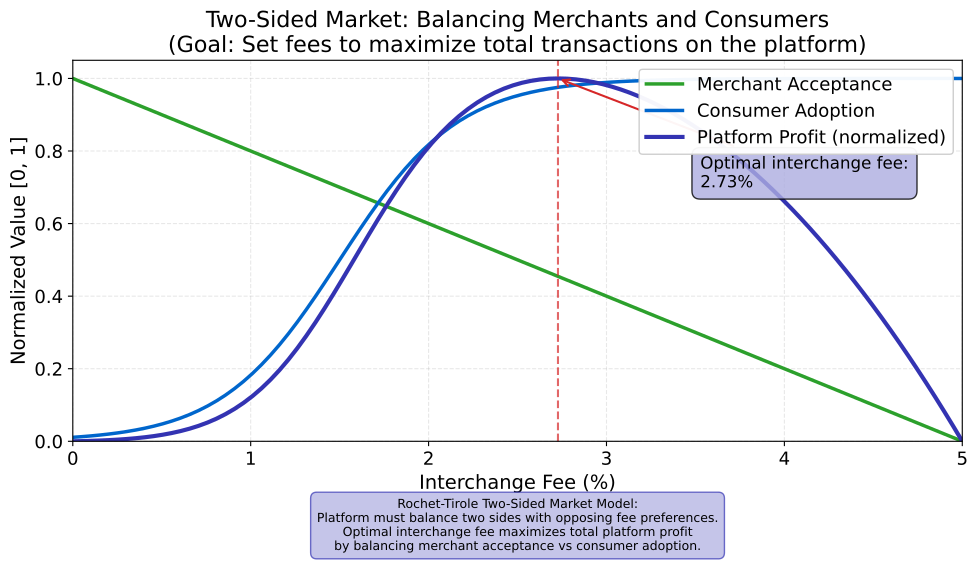

This chart was generated by the following Python code:
r"""Two-Sided Market: Interchange Fee Optimization

This chart demonstrates the Rochet-Tirole two-sided market model applied to
payment systems. It shows how the platform balances merchant acceptance and
consumer adoption through interchange fee optimization to maximize transaction
volume and profit.

Economic Model: Rochet-Tirole Two-Sided Pricing
- Price constraint: $p_B + p_S = c + m$ where $p_B$ = buyer price, $p_S$ = seller price
- Platform profit: $\pi = (p_B + p_S - c) \cdot Q(p_B, p_S)$
- Optimal interchange fee $f^*$ balances: $\frac{\partial Q}{\partial p_B} = -\frac{\partial Q}{\partial p_S}$
- Network effects: $Q = D_B(p_B) \cdot D_S(p_S)$ (both sides must participate)

Citation: Rochet & Tirole (2003) - Platform Competition in Two-Sided Markets
"""
import matplotlib.pyplot as plt
import numpy as np
from pathlib import Path

np.random.seed(42)

plt.rcParams.update({
    'font.size': 14, 'axes.labelsize': 14, 'axes.titlesize': 16,
    'xtick.labelsize': 13, 'ytick.labelsize': 13, 'legend.fontsize': 13,
    'figure.figsize': (10, 6), 'figure.dpi': 150
})

MLPURPLE = '#3333B2'
MLBLUE = '#0066CC'
MLORANGE = '#FF7F0E'
MLGREEN = '#2CA02C'
MLRED = '#D62728'
MLLAVENDER = '#ADADE0'

# Simulation parameters
f = np.linspace(0, 5, 100)  # Interchange fee from 0% to 5%

# Merchant acceptance: declines linearly with fee
merchant_acceptance = np.maximum(0, 1 - f/5)

# Consumer adoption: sigmoid function (higher fee = more rewards = more adoption)
consumer_adoption = 1 / (1 + np.exp(-3*(f - 1.5)))

# Transaction volume
transaction_volume = merchant_acceptance * consumer_adoption * 1000

# Platform profit
platform_profit = (f/100) * transaction_volume

# Find optimal interchange fee
optimal_idx = np.argmax(platform_profit)
optimal_fee = f[optimal_idx]
optimal_profit = platform_profit[optimal_idx]

# Create plot with normalized values
fig, ax1 = plt.subplots()

# Normalize profit for comparison
profit_normalized = platform_profit / np.max(platform_profit)

# Plot all three curves on same scale
ax1.plot(f, merchant_acceptance, label='Merchant Acceptance',
         color=MLGREEN, linewidth=2.5)
ax1.plot(f, consumer_adoption, label='Consumer Adoption',
         color=MLBLUE, linewidth=2.5)
ax1.plot(f, profit_normalized, label='Platform Profit (normalized)',
         color=MLPURPLE, linewidth=3, linestyle='-')

# Mark optimal fee
ax1.axvline(x=optimal_fee, color=MLRED, linestyle='--',
            linewidth=1.5, alpha=0.7)

# Add annotation for optimal fee
ax1.annotate(f'Optimal interchange fee:\n{optimal_fee:.2f}%',
            xy=(optimal_fee, profit_normalized[optimal_idx]),
            xytext=(optimal_fee + 0.8, 0.7),
            fontsize=12,
            bbox=dict(boxstyle='round,pad=0.5', facecolor=MLLAVENDER, alpha=0.8),
            arrowprops=dict(arrowstyle='->', color=MLRED, lw=1.5))

# Labels and title
ax1.set_xlabel('Interchange Fee (%)')
ax1.set_ylabel('Normalized Value [0, 1]')
ax1.set_title('Two-Sided Market: Balancing Merchants and Consumers\n(Goal: Set fees to maximize total transactions on the platform)')
ax1.set_xlim(0, 5)
ax1.set_ylim(0, 1.05)
ax1.legend(loc='upper right', framealpha=0.95)
ax1.grid(True, alpha=0.3, linestyle='--')

# C3: Add theory explanation annotation
theory_text = ('Rochet-Tirole Two-Sided Market Model:\n'
               'Platform must balance two sides with opposing fee preferences.\n'
               'Optimal interchange fee maximizes total platform profit\n'
               'by balancing merchant acceptance vs consumer adoption.')
ax1.text(0.5, -0.15, theory_text, transform=ax1.transAxes,
        fontsize=9, ha='center', va='top',
        bbox=dict(boxstyle='round,pad=0.5', facecolor=MLLAVENDER, edgecolor=MLPURPLE, alpha=0.7))

plt.tight_layout()

plt.savefig(Path(__file__).parent / 'chart.pdf', dpi=300, bbox_inches='tight')
plt.savefig(Path(__file__).parent / 'chart.png', dpi=150, bbox_inches='tight')
plt.close()
print("Chart saved to chart.pdf and chart.png")
